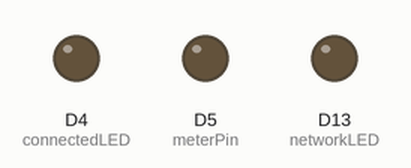
Recording of a sketch running on a simulated Arduino Nano 33 IoT. On the bench: output pins drawn as LEDs (lit = HIGH). WiFi joins after 1.5 s; servers stay silent unless stated; uploads are accepted with an empty reply; not simulated (calls return 0 or success): arduino_secrets.h; what the sketch prints to the serial monitor is not drawn.

Above: at 0.1 s.
At 3.8 s:
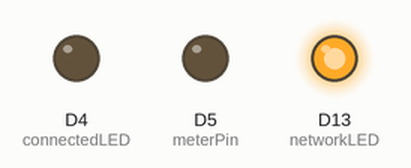
Timing chart, 0 to 5.3 s (numbered marks = the images above):
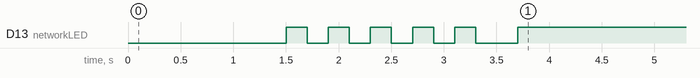

Measured:
- by itself, D13 (networkLED): goes 4 × (LOW 0.20 s, HIGH 0.20 s), LOW 0.40 s, then HIGH

The sketch:

AQIWebClient002.ino
```cpp
/*
  AirNow Web Client
  Context: Arduino, with WINC1500 module
  Rewritten for HTTPS
  4 April 2023

  arduino_secrets.h includes:
  #define SECRET_SSID ""      //  your network SSID (name)
  #define SECRET_PASSWORD "" // your network password
  #define SECRET_API_KEY ""   // your airNOW API key

*/
// include required libraries and config files

// #include <WiFi101.h>       // use this for MKR1000 and MKR Wifi Shield 101
#include <WiFiNINA.h>  // use this for MKR WiFi 1010 and Nano 33 IoT
//#include <ESP8266WiFi.h>    // use this instead of WiFi101 for ESP8266 modules
#include <ArduinoHttpClient.h>
#include "arduino_secrets.h"

// declare I/O pin numbers and global variables:
const int port = 443;                 // HTTPS standard port
const int networkLED = LED_BUILTIN;   // indicates network connection
const int connectedLED = 4;           // indicates connection to server
const int meterPin = 5;               // controls voltmeter
const int meterMin = 0;               // minimum level for the meter
const int meterMax = 255;             // maximum level for the meter
const int AQIMax = 350;               // maximum level for air quality
const long requestInterval = 120000;  // delay between updates to the server

// use WiFiSSLClient for https:
WiFiSSLClient netSocket;                            // network socket to server
const char serverAddress[] = "www.airnowapi.org";   // server name
String route = "/aq/observation/latLong/current/";  // API route
long lastRequestTime = 0;                           // last request time, in ms

void setup() {
  Serial.begin(9600);             // initialize serial communication
  pinMode(networkLED, OUTPUT);    // set network LED pin as output
  pinMode(connectedLED, OUTPUT);  // set connected LED pin
  pinMode(meterPin, OUTPUT);      // set voltmeter pin

  // while you're not connected to a WiFi AP,
  while (WiFi.status() != WL_CONNECTED) {
    Serial.print("Attempting to connect to Network named: ");
    Serial.println(SECRET_SSID);               // print the network name (SSID)
    WiFi.begin(SECRET_SSID, SECRET_PASSWORD);  // try to connect
    blink(networkLED, 5);                      // blink the network LED
  }

  // When you're connected, print out the device's network status:
  IPAddress ip = WiFi.localIP();
  Serial.print("IP Address: ");
  Serial.println(ip);
  //append the parameters and API key to the route:
  route += "?format=application/json&latitude=40.6924";
  route += "&longitude=-73.9875&date=2023-04-04T00-0000&distance=15";
  route += "&API_KEY=";
  route += SECRET_API_KEY;
  // first connection:
  connectToServer();
}

void loop() {
  // make an HTTP request once every two minutes:
  if (millis() - lastRequestTime > requestInterval) {
    connectToServer();
  }
  // update the status LEDs:
  setLeds();
}

void connectToServer() {
  int AQI = -1;  // AQI value

  // make HTTP call:
  HttpClient http(netSocket, serverAddress, port);  // make an HTTPS client
  Serial.print("Connecting to");
  Serial.print(serverAddress);
  Serial.println(route);
  http.get(route);             // make a GET request
  http.skipResponseHeaders();  // ignore the HTTP headers
  // while connected to the server:
  while (http.connected()) {
    setLeds();                                       // update status LEDs
    if (http.available()) {                          // if there's a response from the server,
      bool gotPM25 = http.findUntil("PM2.5", "\n");  // parse response for "PM2.5"
      if (gotPM25) {                                 // if there's a PM2.5 value,
        AQI = http.parseInt();                       // read PM2.5 value from the response
        http.flush();                                // throw out the rest of the response
        if (AQI > -1) {                              // If you got an AQI value,
          Serial.print("PM2.5: ");                   // print it out, and
          Serial.println(AQI);
          setMeter(AQI);  //  set the meter
        }
      }
      http.stop();  // close the request
    }
  }
  lastRequestTime = millis();  // save the time of this HTTP call
}

void setMeter(int level) {
  // map the result to a range the meter can use:
  int meterSetting = map(level, 0, AQIMax, meterMin, meterMax);
  // set the meter:
  analogWrite(meterPin, meterSetting);
}

void setLeds() {
  // if the network is connected, turn on network LED:
  if (WiFi.status() == WL_CONNECTED) {
    digitalWrite(networkLED, HIGH);
  } else {
    digitalWrite(networkLED, LOW);
  }
  // if the TCP socket is connected, turn on connected LED:
  int connectedToServer = netSocket.connected();
  digitalWrite(connectedLED, connectedToServer);
}

void blink(int thisPin, int howManyTimes) {
  // Blink the LED:
  for (int blinks = 0; blinks < howManyTimes; blinks++) {
    digitalWrite(thisPin, HIGH);
    delay(200);
    digitalWrite(thisPin, LOW);
    delay(200);
  }
}
```
